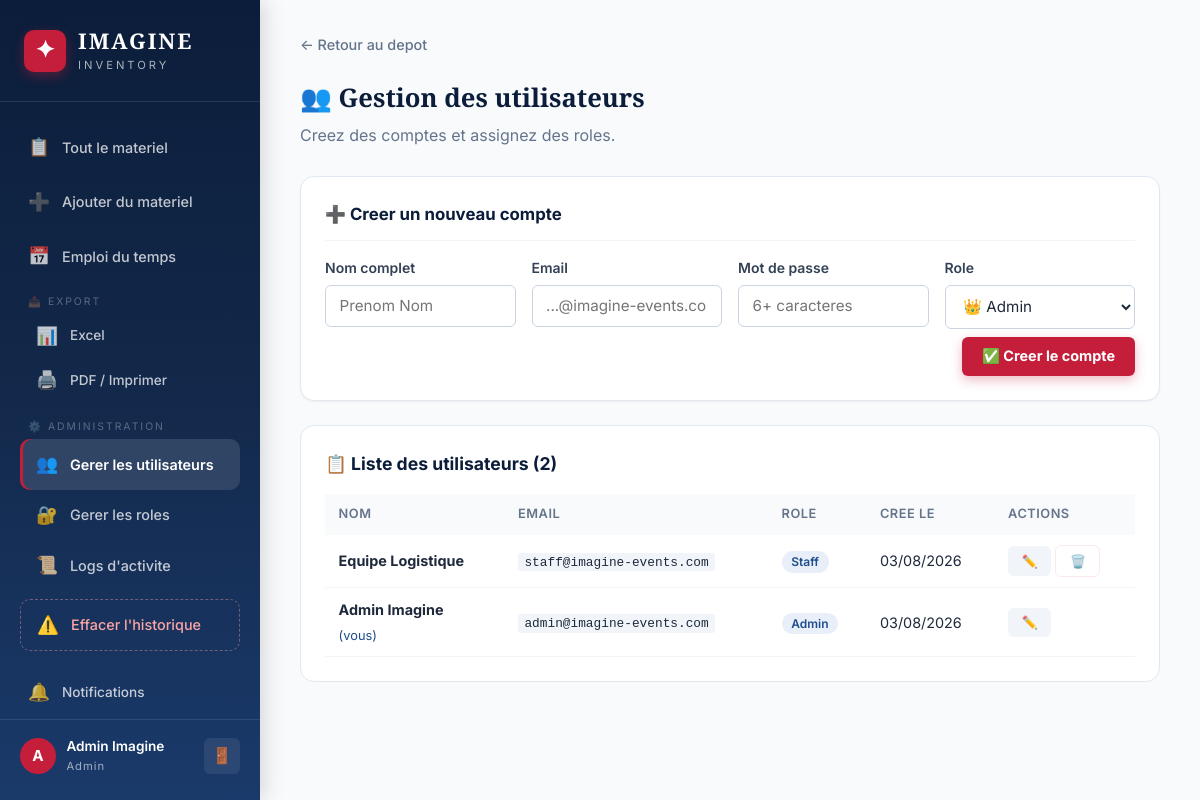
Before: /admin/users (signed in) with the older database file.
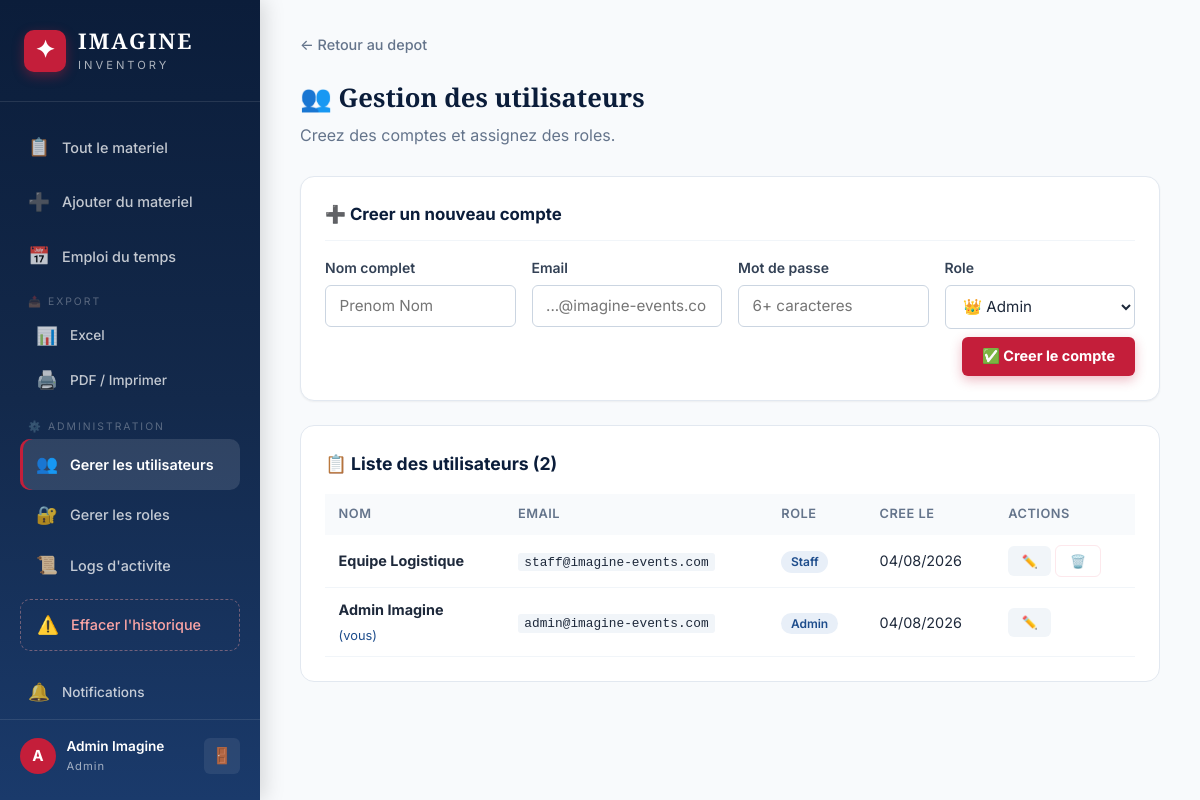
After: the same page with the newer database file.
### app.py (models this page shows, shortened)
class User(UserMixin, db.Model):
    __tablename__ = 'users'
    id = db.Column(db.Integer, primary_key=True); email = db.Column(db.String(150), unique=True, nullable=False)
    password_hash = db.Column(db.String(256), nullable=False); full_name = db.Column(db.String(150), nullable=False)
    role_id = db.Column(db.Integer, db.ForeignKey('roles.id'), nullable=True)
    created_at = db.Column(db.DateTime, default=tunisia_now)
    borrows = db.relationship('Borrow', backref='user', lazy=True)
    event_assignments = db.relationship('EventAssignment', backref='user', lazy=True)
    notifications = db.relationship('Notification', backref='user', lazy=True, foreign_keys='Notification.user_id')
    def has_permission(self, perm):
        role = db.session.get(CustomRole, self.role_id) if self.role_id else None
        return role.has_permission(perm) if role else False
    @property
    def role_name(self):
        role = db.session.get(CustomRole, self.role_id) if self.role_id else None
        return role.name if role else 'Aucun role'
    @property
    def unread_notifications(self):
        return Notification.query.filter_by(user_id=self.id, read=False).count()

class CustomRole(db.Model):
    __tablename__ = 'roles'
    id = db.Column(db.Integer, primary_key=True); name = db.Column(db.String(100), unique=True, nullable=False)
    icon = db.Column(db.String(10), default='👤'); description = db.Column(db.String(250), default='')
    permissions = db.Column(db.Text, default=''); created_at = db.Column(db.DateTime, default=tunisia_now)
    users = db.relationship('User', backref='role', lazy=True)
    def get_permissions(self):
        try: return json.loads(self.permissions) if self.permissions else []
        except: return []
    def has_permission(self, p): return p in self.get_permissions()

### app.py (the view)
@app.route('/admin/users')
@permission_required('manage_users')
def manage_users():
    users = User.query.order_by(User.created_at.desc()).all()
    return render_template('manage_users.html', users=users, all_roles=CustomRole.query.order_by(CustomRole.name).all())

### app.py (called while the page is built)
@login_manager.user_loader
def load_user(uid): return db.session.get(User, int(uid))

def permission_required(perm):
    def decorator(f):
        @wraps(f)
        @login_required
        def decorated(*args, **kwargs):
            if not current_user.has_permission(perm):
                try: log_action('permission_denied', f'Tentative d\'acces refuse : {perm}')
                except: pass
                flash('Acces refuse. Permission requise : ' + perm, 'error')
                return redirect(url_for('dashboard'))
            return f(*args, **kwargs)
        return decorated
    return decorator

### templates/manage_users.html (shortened to what this page needs)
{% extends "base.html" %}
{% block content %}
<div class="form-page" style="max-width:900px">
    <div class="breadcrumb"><a href="{{ url_for('dashboard') }}">← Retour au depot</a></div>
    <div class="page-header"><h1>👥 Gestion des utilisateurs</h1><p>Creez des comptes et assignez des roles.</p></div>
    <div class="form-card" style="margin-bottom:1.5rem">
        <h3 style="font-size:1.05rem;color:var(--blue-deep);margin-bottom:1rem;padding-bottom:.75rem;border-bottom:1px solid var(--gray-100)">➕ Creer un nouveau compte</h3>
        <form method="POST" action="{{ url_for('create_user') }}">
            <div class="form-row" style="grid-template-columns:1fr 1fr 1fr 1fr">
                <div class="form-group"><label>Nom complet</label><input type="text" name="full_name" required placeholder="Prenom Nom"></div>
                <div class="form-group"><label>Email</label><input type="email" name="email" required placeholder="...@imagine-events.com"></div>
                <div class="form-group"><label>Mot de passe</label><input type="password" name="password" required placeholder="6+ caracteres"></div>
                <div class="form-group"><label>Role</label><select name="role_id">{% for r in all_roles %}<option value="{{ r.id }}">{{ r.icon }} {{ r.name }}</option>{% endfor %}</select></div>
            </div>
            <div style="display:flex;justify-content:flex-end;padding-top:.5rem"><button class="btn btn-accent">✅ Creer le compte</button></div>
        </form>
    </div>
    <div class="detail-section"><h2>📋 Liste des utilisateurs ({{ users|length }})</h2>
        <div class="history-table-wrapper"><table class="history-table"><thead><tr><th>Nom</th><th>Email</th><th>Role</th><th>Cree le</th><th>Actions</th></tr></thead><tbody>
            {% for u in users %}<tr>
                <td><strong>{{ u.full_name }}</strong>{% if u.id == current_user.id %} <small style="color:var(--blue);font-weight:400">(vous)</small>{% endif %}</td>
                <td><code style="font-size:.8rem">{{ u.email }}</code></td>
                <td><span class="status-badge" style="background:var(--blue-pale);color:var(--blue)">{{ u.role_name }}</span></td>
                <td>{{ u.created_at.strftime('%d/%m/%Y') }}</td>
                <td>
                    <button class="btn btn-sm btn-secondary edit-user-btn" data-user='{"id":{{ u.id }},"name":{{ u.full_name|tojson }},"email":{{ u.email|tojson }},"role_id":{{ u.role_id or 0 }}}'>✏️</button>
                    {% if u.id != current_user.id %}
                    <form method="POST" action="{{ url_for('delete_user',uid=u.id) }}" style="display:inline" onsubmit="return confirm('Supprimer {{ u.full_name|replace("'","\\'") }} ?')"><button class="btn btn-sm btn-danger">🗑️</button></form>
                    {% endif %}
                </td>
            </tr>{% endfor %}
        </tbody></table></div>
    </div>
</div>
{% endblock %}

### templates/base.html (shortened to what the changed rows need)
<!DOCTYPE html>
<html lang="fr">
<head>
    <link rel="stylesheet" href="{{ url_for('static', filename='css/style.css') }}">
</head>
<body>
    {% if current_user.is_authenticated %}
    {% if current_user.has_permission('borrow_equipment') or current_user.has_permission('manage_equipment') or current_user.has_permission('manage_users') %}
    <aside class="sidebar" id="sidebar">
        <div class="sidebar-brand">
            <div class="brand-icon">✦</div>
            <div class="brand-text">
                <span class="brand-name">IMAGINE</span>
                <span class="brand-sub">Inventory</span>
            </div>
        </div>
        <nav class="sidebar-nav">
            <a href="{{ url_for('dashboard') }}" class="nav-item {% if request.endpoint == 'dashboard' %}active{% endif %}">
                <span class="nav-icon">📋</span><span>Tout le materiel</span>
            </a>
            {% if current_user.has_permission('manage_equipment') %}
            <a href="{{ url_for('add_equipment') }}" class="nav-item {% if request.endpoint == 'add_equipment' %}active{% endif %}">
                <span class="nav-icon">➕</span><span>Ajouter du materiel</span>
            </a>
            {% endif %}
            <a href="{{ url_for('schedule') }}" class="nav-item {% if request.endpoint == 'schedule' %}active{% endif %}">
                <span class="nav-icon">📅</span><span>Emploi du temps</span>
            </a>
            {% if current_user.has_permission('manage_equipment') %}
            <div style="margin:.25rem 0;padding:0 .5rem">
                <div style="font-size:.65rem;text-transform:uppercase;color:rgba(255,255,255,.3);letter-spacing:2px;padding:.25rem .5rem">📤 Export</div>
                <a href="{{ url_for('export_excel') }}" class="nav-item" style="font-size:.85rem;padding:.5rem 1rem">
                    <span class="nav-icon">📊</span><span>Excel</span>
                </a>
                <a href="{{ url_for('export_printer') }}" class="nav-item" style="font-size:.85rem;padding:.5rem 1rem" target="_blank">
                    <span class="nav-icon">🖨️</span><span>PDF / Imprimer</span>
                </a>
            </div>
            {% endif %}
            {% if current_user.has_permission('manage_users') %}
            <div style="margin:.25rem 0;padding:0 .5rem">
                <div style="font-size:.65rem;text-transform:uppercase;color:rgba(255,255,255,.3);letter-spacing:2px;padding:.25rem .5rem">⚙️ Administration</div>
                <a href="{{ url_for('manage_users') }}" class="nav-item {% if request.endpoint == 'manage_users' %}active{% endif %}">
                    <span class="nav-icon">👥</span><span>Gerer les utilisateurs</span>
                </a>
                <a href="{{ url_for('manage_roles') }}" class="nav-item {% if request.endpoint == 'manage_roles' %}active{% endif %}">
                    <span class="nav-icon">🔐</span><span>Gerer les roles</span>
                </a>
                <a href="{{ url_for('activity_logs') }}" class="nav-item {% if request.endpoint == 'activity_logs' %}active{% endif %}">
                    <span class="nav-icon">📜</span><span>Logs d'activite</span>
                </a>
                <a href="#" class="nav-item nav-danger" onclick="openClearHistoryModal();return false" title="⚠️ A utiliser avec precaution">
                    <span class="nav-icon">⚠️</span><span>Effacer l'historique</span>
                </a>
            </div>
            {% endif %}
            <div style="margin-top:auto;padding:0.5rem 0">
                <a href="{{ url_for('notifications') }}" class="nav-item" style="font-size:0.85rem;position:relative">
                    <span class="nav-icon">🔔</span><span>Notifications</span>
                </a>
                <a href="{{ url_for('change_password') }}" class="nav-item" style="font-size:0.85rem">
                </a>
            </div>
        </nav>
        <div class="sidebar-footer">
            <div class="user-info">
                <div class="user-avatar">{{ current_user.full_name[0] | upper }}</div>
                <div>
                    <div class="user-name">{{ current_user.full_name }}</div>
                    <div class="user-role">{{ current_user.role_name }}</div>
                </div>
            </div>
            <a href="{{ url_for('logout') }}" class="logout-btn" title="Deconnexion">🚪</a>
        </div>
    </aside>
    {% endif %}
    {% endif %}
    <main class="main-content ">
        {% block content %}{% endblock %}
    </main>
</body>
</html>

Changed rows visible on the page:
changed User "Admin Imagine": created_at "03/08/2026" → "04/08/2026"
changed User "Equipe Logistique": created_at "03/08/2026" → "04/08/2026"
